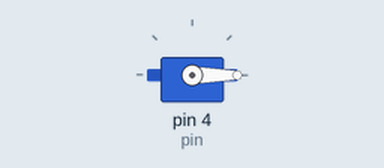
A sketch run on a simulated Arduino Uno, built with avr-gcc and run on an emulated ATmega328P. Shown: servo.

Above: at 0.05 s.
At 10.0 s:
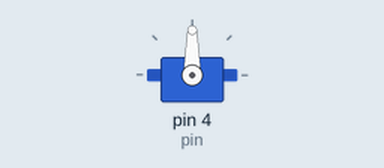
Timing chart, 0 to 13.0 s (numbered marks = the images above):
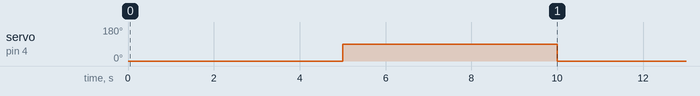

The sketch:

testingcodepoort_working_.ino
```cpp
////////////////////////////////////////////
// RAW CODE, NOG VERANDEREN NAAR OOP CODE //
////////////////////////////////////////////

#include <Servo.h>

Servo sensorServo;
    int pin = 4;
    int gradenOpen = 90;
    int gradenDicht = 0;
    unsigned long oldtime = 0;


void setup() {
  pinMode (pin, OUTPUT);
  sensorServo.attach(pin);
  Serial.begin(9600);

}

void loop() {

sensorServo.write(gradenDicht);
delay(5000);
sensorServo.write(gradenOpen);
delay(5000);


}
```

Measured:
- by itself, servo on pin 4 (pin): alternates 90° for 5.0 s and 0° for 5.0 s
